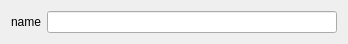
<?xml version="1.0" encoding="UTF-8"?>
<ui version="4.0">
 <class>GeneratorDll</class>
 <widget class="QWidget" name="GeneratorDll">
  <property name="geometry">
   <rect>
    <x>0</x>
    <y>0</y>
    <width>348</width>
    <height>38</height>
   </rect>
  </property>
  <property name="windowTitle">
   <string>GeneratorDll</string>
  </property>
  <layout class="QGridLayout" name="gridLayout">
   <item row="0" column="0">
    <widget class="QLabel" name="label">
     <property name="text">
      <string>name</string>
     </property>
    </widget>
   </item>
   <item row="0" column="1">
    <widget class="QLineEdit" name="lineEditName"/>
   </item>
  </layout>
 </widget>
 <resources/>
 <connections/>
</ui>
